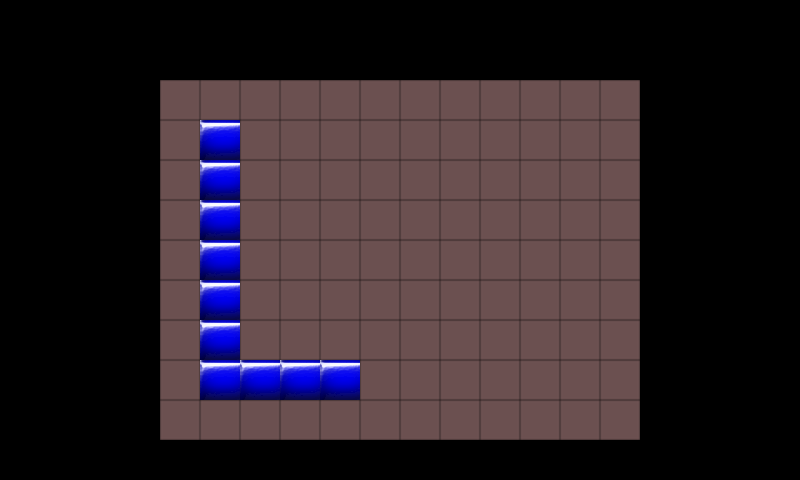

This game map was drawn from its Tiled (.tmx) file and the tilesets committed beside it. A one-line description and the trimmed map source follow:
An orthogonal 20x12 tile map with 40x40 px tiles, 2 tile layers (Hidden Pattern, Tiles), 2 tilesets and 110 objects (108x Reel, 2x PointLight).

<map version="1.9" tiledversion="1.9.0" orientation="orthogonal" renderorder="right-down" width="20" height="12" tilewidth="40" tileheight="40" infinite="0" nextlayerid="5" nextobjectid="383">
 <properties>
  <property name="GridHeight" value="9" />
  <property name="GridWidth" value="12" />
 </properties>
 <tileset firstgid="1" name="light_pink_transparent 40x40" tilewidth="40" tileheight="40" tilecount="1" columns="1">
  <image source="light_pink_transparent 40x40.png" width="40" height="40" />
 </tileset>
 <tileset firstgid="2" name="blue" tilewidth="40" tileheight="40" tilecount="1" columns="1">
  <image source="blue.png" width="49" height="49" />
 </tileset>
 <objectgroup id="1" name="Hidden Pattern Object" />
 <layer id="2" name="Hidden Pattern" width="20" height="12">
  <data>[240 cells, 0 non-empty, 0 distinct tile ids]</data>
 </layer>
 <objectgroup id="3" name="Reels">
  <object id="271" name="PointLight" x="184" y="373" width="40" height="40">
   <properties>
    <property name="Class" value="box2dLight.PointLight" />
    <property name="Component1" value="com.ellzone.slotpuzzle2d.components.PositionComponent" />
    <property name="Component1Property1" value="float" />
    <property name="Component1Property2" value="float" />
    <property name="Component1Value1" value="Property.X" />
    <property name="Component1Value2" value="Property.Y" />
    <property name="Component2" value="com.ellzone.slotpuzzle2d.components.ColorComponent" />
    <property name="Component2Property1" value="float" />
    <property name="Component2Property2" value="float" />
    <property name="Component2Property3" value="float" />
    <property name="Component2Property4" value="float" />
    <property name="Component2Value1" value="Value:1" />
    <property name="Component2Value2" value="Value:1" />
    <property name="Component2Value3" value="Value:1" />
    <property name="Component2Value4" value="Value:1" />
    <property name="Parameter1" value="box2dLight.RayHandler" />
    <property name="Parameter2" value="int" />
    <property name="Parameter3" value="com.badlogic.gdx.graphics.Color" />
    <property name="Parameter4" value="float" />
    <property name="Parameter5" value="float" />
    <property name="Parameter6" value="float" />
    <property name="ParameterValue1" value="Methodl.getRayHandler" />
    <property name="ParameterValue2" value="Value:32" />
    <property name="ParameterValue3" value="Method.getConeLightColor" />
    <property name="ParameterValue4" value="Value:0.4" />
    <property name="ParameterValue5" value="Value:3.26" />
    <property name="ParameterValue6" value="Value:2.08" />
    <property name="delegateToCallback" value="PointLight" />
   </properties>
  </object>
  <object id="274" name="PointLight" x="577" y="104" width="40" height="40">
   <properties>
    <property name="Class" value="box2dLight.PointLight" />
    <property name="Component1" value="com.ellzone.slotpuzzle2d.components.PositionComponent" />
    <property name="Component1Property1" value="float" />
    <property name="Component1Property2" value="float" />
    <property name="Component1Value1" value="Property.X" />
    <property name="Component1Value2" value="Property.Y" />
    <property name="Component2" value="com.ellzone.slotpuzzle2d.components.ColorComponent" />
    <property name="Component2Property1" value="float" />
    <property name="Component2Property2" value="float" />
    <property name="Component2Property3" value="float" />
    <property name="Component2Property4" value="float" />
    <property name="Component2Value1" value="Value:1" />
    <property name="Component2Value2" value="Value:1" />
    <property name="Component2Value3" value="Value:1" />
    <property name="Component2Value4" value="Value:1" />
    <property name="Parameter1" value="box2dLight.RayHandler" />
    <property name="Parameter2" value="int" />
    <property name="Parameter3" value="com.badlogic.gdx.graphics.Color" />
    <property name="Parameter4" value="float" />
    <property name="Parameter5" value="float" />
    <property name="Parameter6" value="float" />
    <property name="ParameterValue1" value="Methodl.getRayHandler" />
    <property name="ParameterValue2" value="Value:32" />
    <property name="ParameterValue3" value="Method.getConeLightColor" />
    <property name="ParameterValue4" value="Value:0.4" />
    <property name="ParameterValue5" value="Value:3.26" />
    <property name="ParameterValue6" value="Value:2.08" />
    <property name="delegateToCallback" value="PointLight" />
   </properties>
  </object>
  <object id="275" name="Reel" x="160" y="80" width="40" height="40">
   <properties>
    <property name="Class" value="com.ellzone.slotpuzzle2d.sprites.reel.AnimatedReel" />
    <property name="Parameter1" value="com.badlogic.gdx.graphics.Texture" />
    <property name="Parameter2" value="float" />
    <property name="Parameter3" value="float" />
    <property name="Parameter4" value="float" />
    <property name="Parameter5" value="float" />
    <property name="Parameter6" value="float" />
    <property name="Parameter7" value="float" />
    <property name="Parameter8" value="int" />
    <property name="Parameter9" value="com.ellzone.slotpuzzle2d.tweenengine.TweenManager" />
    <property name="ParameterValue1" value="Method.getSlotReelScrollTexture" />
    <property name="ParameterValue2" value="Property.X" />
    <property name="ParameterValue3" value="Property.Y" />
    <property name="ParameterValue4" value="Property.Width" />
    <property name="ParameterValue5" value="Property.Width" />
    <property name="ParameterValue6" value="Property.Width" />
    <property name="ParameterValue7" value="Property.Height" />
    <property name="ParameterValue8" value="Value:0" />
    <property name="ParameterValue9" value="Method.getTweenManager" />
   </properties>
  </object>
  <object id="276" name="Reel" x="160" y="120" width="40" height="40">
   <properties>
    <property name="Class" value="com.ellzone.slotpuzzle2d.sprites.reel.AnimatedReel" />
    <property name="Parameter1" value="com.badlogic.gdx.graphics.Texture" />
    <property name="Parameter2" value="float" />
    <property name="Parameter3" value="float" />
    <property name="Parameter4" value="float" />
    <property name="Parameter5" value="float" />
    <property name="Parameter6" value="float" />
    <property name="Parameter7" value="float" />
    <property name="Parameter8" value="int" />
    <property name="Parameter9" value="com.ellzone.slotpuzzle2d.tweenengine.TweenManager" />
    <property name="ParameterValue1" value="Method.getSlotReelScrollTexture" />
    <property name="ParameterValue2" value="Property.X" />
    <property name="ParameterValue3" value="Property.Y" />
    <property name="ParameterValue4" value="Property.Width" />
    <property name="ParameterValue5" value="Property.Width" />
    <property name="ParameterValue6" value="Property.Width" />
    <property name="ParameterValue7" value="Property.Height" />
    <property name="ParameterValue8" value="Value:0" />
    <property name="ParameterValue9" value="Method.getTweenManager" />
   </properties>
  </object>
  </objectgroup>
 <layer id="4" name="Tiles" width="20" height="12">
  <data>[240 cells, 108 non-empty, 2 distinct tile ids]</data>
 </layer>
</map>
<!-- 106 of 110 objects omitted -->
